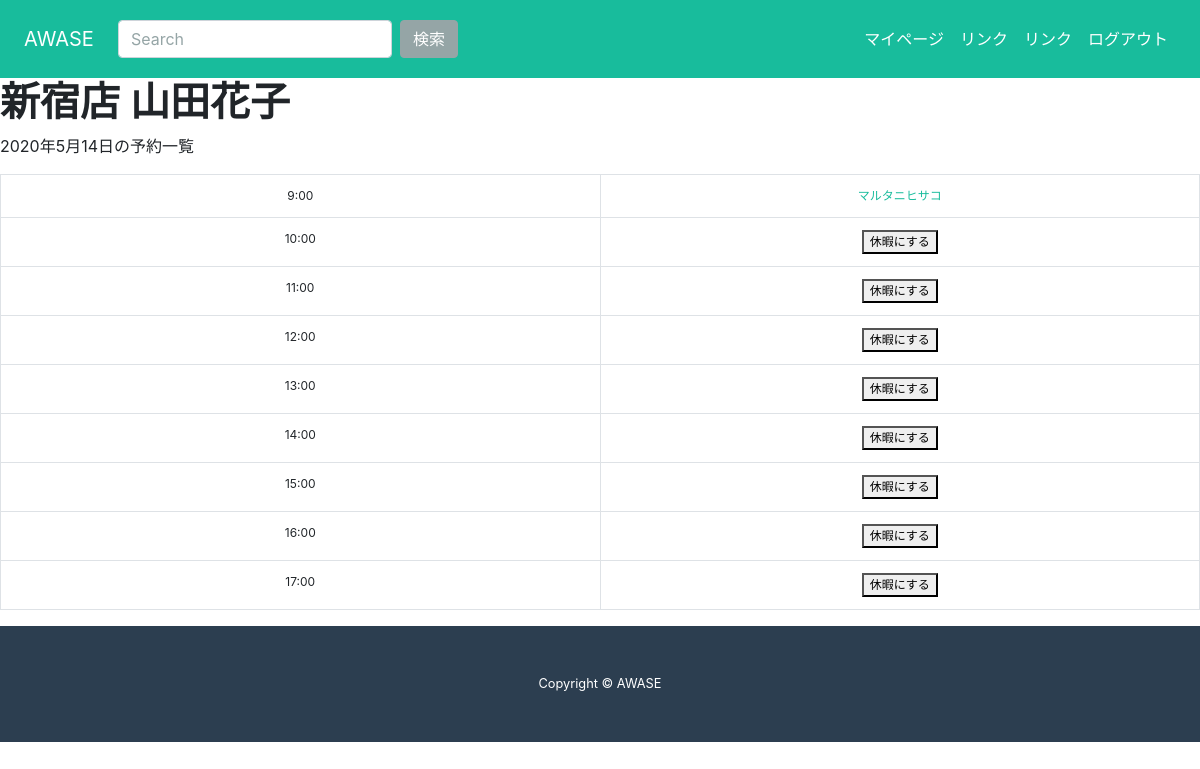
Screenshot of /mypage/1/config/2020/5/14/ (signed in) with the database file from the repository.
### booking/models.py (models this page shows, shortened)
class Staff(models.Model):
    name = models.CharField('表示名', max_length=50)
    user = models.ForeignKey(
        settings.AUTH_USER_MODEL, verbose_name='ログインユーザー', on_delete=models.CASCADE
    )
    store = models.ForeignKey(Store, verbose_name='店舗', on_delete=models.CASCADE)
    class Meta:
        constraints = [
            models.UniqueConstraint(fields=['user', 'store'], name='unique_staff'),
        ]

class Store(models.Model):
    name = models.CharField('店名', max_length=255)

class Schedule(models.Model):
    start = models.DateTimeField('開始時間')
    end = models.DateTimeField('終了時間')
    name = models.CharField('予約者名', max_length=255)
    staff = models.ForeignKey('Staff', verbose_name='スタッフ', on_delete=models.CASCADE)

### booking/views.py (the view)
# urls.py: path('mypage/<int:pk>/config/<int:year>/<int:month>/<int:day>/', views.MyPageDayDetail.as_view(), name='my_page_day_detail'),
class MyPageDayDetail(OnlyStaffMixin, generic.TemplateView):
    template_name = 'booking/my_page_day_detail.html'
    def get_context_data(self, **kwargs):
        context = super().get_context_data(**kwargs)
        pk = self.kwargs['pk']
        staff = get_object_or_404(Staff, pk=pk)
        year = self.kwargs.get('year')
        month = self.kwargs.get('month')
        day = self.kwargs.get('day')
        date = datetime.date(year=year, month=month, day=day)
        calendar = {}
        for hour in range(9, 18):
            calendar[hour] = []
        start_time = datetime.datetime.combine(date, datetime.time(hour=9, minute=0, second=0))
        end_time = datetime.datetime.combine(date, datetime.time(hour=17, minute=0, second=0))
        for schedule in Schedule.objects.filter(staff=staff).exclude(Q(start__gt=end_time) | Q(end__lt=start_time)):
            local_dt = timezone.localtime(schedule.start)
            booking_date = local_dt.date()
            booking_hour = local_dt.hour
            if booking_hour in calendar:
                calendar[booking_hour].append(schedule)
        context['calendar'] = calendar
        context['staff'] = staff
        return context

### booking/views.py (called while the page is built)
    def test_func(self):
        staff = get_object_or_404(Staff, pk=self.kwargs['pk'])
        return staff.user == self.request.user or self.request.user.is_superuser

### booking/templates/booking/my_page_day_detail.html (shortened to what this page needs)
{% extends 'booking/base.html' %}
{% block content %}
    <h1>{{ staff.store.name }}店 {{ staff.name }}</h1>
    <p>{{ view.kwargs.year }}年{{ view.kwargs.month }}月{{ view.kwargs.day }}日の予約一覧</p>
    <table class="table table-bordered text-center" style="table-layout: fixed;width: 100%" border="1">
        {% for hour, schedules in calendar.items %}
            <tr style="font-size:12px">
                <td>
                    {{ hour }}:00
                </td>
                <td>
                    {% if schedules %}
                        {% for s in schedules %}
                            <a href="{% url 'booking:my_page_schedule' s.pk %}">{{ s.name }}</a>
                        {% endfor %}
                    {% else %}
                        <form action="{% url 'booking:my_page_holiday_add' staff.pk view.kwargs.year view.kwargs.month view.kwargs.day hour %}"
                              method="POST">
                            <button type="submit">休暇にする</button>
                        </form>
                    {% endif %}
                </td>
            </tr>
        {% endfor %}
    </table>
{% endblock %}

### rows the page displays
Staff: store.name "新宿", name "山田花子"
Schedule: hour "9", name "マルタニヒサコ"

### other values shown
{{ view.kwargs.year }} "2020"
{{ view.kwargs.month }} "5"
{{ view.kwargs.day }} "14"
{{ hour }} "10" "11" "12" "13" "14" "15" "16" "17"
